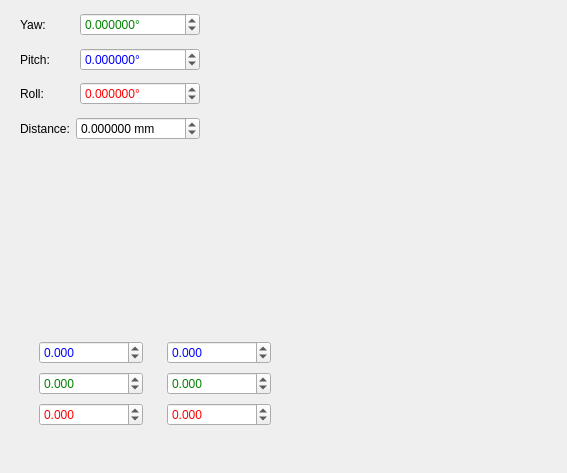
<?xml version="1.0" encoding="UTF-8"?>
<ui version="4.0">
 <class>Form</class>
 <widget class="QWidget" name="Form">
  <property name="geometry">
   <rect>
    <x>0</x>
    <y>0</y>
    <width>567</width>
    <height>473</height>
   </rect>
  </property>
  <property name="windowTitle">
   <string>Form</string>
  </property>
  <widget class="QWidget" name="widget_5" native="true">
   <property name="geometry">
    <rect>
     <x>20</x>
     <y>10</y>
     <width>180</width>
     <height>133</height>
    </rect>
   </property>
   <layout class="QVBoxLayout" name="verticalLayout_6">
    <item>
     <widget class="QWidget" name="widget_6" native="true">
      <layout class="QHBoxLayout" name="horizontalLayout">
       <property name="leftMargin">
        <number>0</number>
       </property>
       <property name="topMargin">
        <number>0</number>
       </property>
       <property name="rightMargin">
        <number>0</number>
       </property>
       <property name="bottomMargin">
        <number>0</number>
       </property>
       <item>
        <widget class="QLabel" name="label">
         <property name="text">
          <string>Yaw:</string>
         </property>
        </widget>
       </item>
       <item>
        <widget class="QDoubleSpinBox" name="spinYaw">
         <property name="sizePolicy">
          <sizepolicy hsizetype="Preferred" vsizetype="Fixed">
           <horstretch>0</horstretch>
           <verstretch>0</verstretch>
          </sizepolicy>
         </property>
         <property name="palette">
          <palette>
           <active>
            <colorrole role="Text">
             <brush brushstyle="SolidPattern">
              <color alpha="255">
               <red>0</red>
               <green>128</green>
               <blue>0</blue>
              </color>
             </brush>
            </colorrole>
            <colorrole role="PlaceholderText">
             <brush brushstyle="SolidPattern">
              <color alpha="128">
               <red>0</red>
               <green>128</green>
               <blue>0</blue>
              </color>
             </brush>
            </colorrole>
           </active>
           <inactive>
            <colorrole role="Text">
             <brush brushstyle="SolidPattern">
              <color alpha="255">
               <red>0</red>
               <green>128</green>
               <blue>0</blue>
              </color>
             </brush>
            </colorrole>
            <colorrole role="PlaceholderText">
             <brush brushstyle="SolidPattern">
              <color alpha="128">
               <red>0</red>
               <green>128</green>
               <blue>0</blue>
              </color>
             </brush>
            </colorrole>
           </inactive>
           <disabled>
            <colorrole role="Text">
             <brush brushstyle="SolidPattern">
              <color alpha="255">
               <red>120</red>
               <green>120</green>
               <blue>120</blue>
              </color>
             </brush>
            </colorrole>
            <colorrole role="PlaceholderText">
             <brush brushstyle="SolidPattern">
              <color alpha="128">
               <red>0</red>
               <green>0</green>
               <blue>255</blue>
              </color>
             </brush>
            </colorrole>
           </disabled>
          </palette>
         </property>
         <property name="suffix">
          <string>°</string>
         </property>
         <property name="decimals">
          <number>6</number>
         </property>
         <property name="minimum">
          <double>-99999999.000000000000000</double>
         </property>
         <property name="maximum">
          <double>99999999.000000000000000</double>
         </property>
         <property name="singleStep">
          <double>1.000000000000000</double>
         </property>
        </widget>
       </item>
      </layout>
     </widget>
    </item>
    <item>
     <widget class="QWidget" name="widget_7" native="true">
      <layout class="QHBoxLayout" name="horizontalLayout_8">
       <property name="leftMargin">
        <number>0</number>
       </property>
       <property name="topMargin">
        <number>0</number>
       </property>
       <property name="rightMargin">
        <number>0</number>
       </property>
       <property name="bottomMargin">
        <number>0</number>
       </property>
       <item>
        <widget class="QLabel" name="label_2">
         <property name="text">
          <string>Pitch:</string>
         </property>
        </widget>
       </item>
       <item>
        <widget class="QDoubleSpinBox" name="spinPitch">
         <property name="sizePolicy">
          <sizepolicy hsizetype="Preferred" vsizetype="Fixed">
           <horstretch>0</horstretch>
           <verstretch>0</verstretch>
          </sizepolicy>
         </property>
         <property name="palette">
          <palette>
           <active>
            <colorrole role="Text">
             <brush brushstyle="SolidPattern">
              <color alpha="255">
               <red>0</red>
               <green>0</green>
               <blue>255</blue>
              </color>
             </brush>
            </colorrole>
            <colorrole role="PlaceholderText">
             <brush brushstyle="NoBrush">
              <color alpha="128">
               <red>0</red>
               <green>0</green>
               <blue>255</blue>
              </color>
             </brush>
            </colorrole>
           </active>
           <inactive>
            <colorrole role="Text">
             <brush brushstyle="SolidPattern">
              <color alpha="255">
               <red>0</red>
               <green>0</green>
               <blue>255</blue>
              </color>
             </brush>
            </colorrole>
            <colorrole role="PlaceholderText">
             <brush brushstyle="NoBrush">
              <color alpha="128">
               <red>0</red>
               <green>0</green>
               <blue>255</blue>
              </color>
             </brush>
            </colorrole>
           </inactive>
           <disabled>
            <colorrole role="Text">
             <brush brushstyle="SolidPattern">
              <color alpha="255">
               <red>120</red>
               <green>120</green>
               <blue>120</blue>
              </color>
             </brush>
            </colorrole>
            <colorrole role="PlaceholderText">
             <brush brushstyle="NoBrush">
              <color alpha="128">
               <red>0</red>
               <green>0</green>
               <blue>255</blue>
              </color>
             </brush>
            </colorrole>
           </disabled>
          </palette>
         </property>
         <property name="suffix">
          <string>°</string>
         </property>
         <property name="decimals">
          <number>6</number>
         </property>
         <property name="minimum">
          <double>-99999999.000000000000000</double>
         </property>
         <property name="maximum">
          <double>99999999.000000000000000</double>
         </property>
         <property name="singleStep">
          <double>1.000000000000000</double>
         </property>
        </widget>
       </item>
      </layout>
     </widget>
    </item>
    <item>
     <widget class="QWidget" name="widget_9" native="true">
      <layout class="QHBoxLayout" name="horizontalLayout_10">
       <property name="leftMargin">
        <number>0</number>
       </property>
       <property name="topMargin">
        <number>0</number>
       </property>
       <property name="rightMargin">
        <number>0</number>
       </property>
       <property name="bottomMargin">
        <number>0</number>
       </property>
       <item>
        <widget class="QLabel" name="label_4">
         <property name="text">
          <string>Roll:</string>
         </property>
        </widget>
       </item>
       <item>
        <widget class="QDoubleSpinBox" name="spinDistance">
         <property name="sizePolicy">
          <sizepolicy hsizetype="Preferred" vsizetype="Fixed">
           <horstretch>0</horstretch>
           <verstretch>0</verstretch>
          </sizepolicy>
         </property>
         <property name="palette">
          <palette>
           <active>
            <colorrole role="Text">
             <brush brushstyle="SolidPattern">
              <color alpha="255">
               <red>255</red>
               <green>0</green>
               <blue>0</blue>
              </color>
             </brush>
            </colorrole>
            <colorrole role="PlaceholderText">
             <brush brushstyle="SolidPattern">
              <color alpha="128">
               <red>255</red>
               <green>0</green>
               <blue>0</blue>
              </color>
             </brush>
            </colorrole>
           </active>
           <inactive>
            <colorrole role="Text">
             <brush brushstyle="SolidPattern">
              <color alpha="255">
               <red>255</red>
               <green>0</green>
               <blue>0</blue>
              </color>
             </brush>
            </colorrole>
            <colorrole role="PlaceholderText">
             <brush brushstyle="SolidPattern">
              <color alpha="128">
               <red>255</red>
               <green>0</green>
               <blue>0</blue>
              </color>
             </brush>
            </colorrole>
           </inactive>
           <disabled>
            <colorrole role="Text">
             <brush brushstyle="SolidPattern">
              <color alpha="255">
               <red>120</red>
               <green>120</green>
               <blue>120</blue>
              </color>
             </brush>
            </colorrole>
            <colorrole role="PlaceholderText">
             <brush brushstyle="SolidPattern">
              <color alpha="128">
               <red>0</red>
               <green>0</green>
               <blue>255</blue>
              </color>
             </brush>
            </colorrole>
           </disabled>
          </palette>
         </property>
         <property name="suffix">
          <string>°</string>
         </property>
         <property name="decimals">
          <number>6</number>
         </property>
         <property name="minimum">
          <double>-99999999.000000000000000</double>
         </property>
         <property name="maximum">
          <double>99999999.000000000000000</double>
         </property>
         <property name="singleStep">
          <double>1.000000000000000</double>
         </property>
        </widget>
       </item>
      </layout>
     </widget>
    </item>
    <item>
     <widget class="QWidget" name="widget_8" native="true">
      <layout class="QHBoxLayout" name="horizontalLayout_9">
       <property name="leftMargin">
        <number>0</number>
       </property>
       <property name="topMargin">
        <number>0</number>
       </property>
       <property name="rightMargin">
        <number>0</number>
       </property>
       <property name="bottomMargin">
        <number>0</number>
       </property>
       <item>
        <widget class="QLabel" name="label_3">
         <property name="text">
          <string>Distance:</string>
         </property>
        </widget>
       </item>
       <item>
        <widget class="QDoubleSpinBox" name="spinRoll">
         <property name="sizePolicy">
          <sizepolicy hsizetype="Preferred" vsizetype="Fixed">
           <horstretch>0</horstretch>
           <verstretch>0</verstretch>
          </sizepolicy>
         </property>
         <property name="palette">
          <palette>
           <active>
            <colorrole role="Text">
             <brush brushstyle="SolidPattern">
              <color alpha="255">
               <red>0</red>
               <green>0</green>
               <blue>0</blue>
              </color>
             </brush>
            </colorrole>
            <colorrole role="PlaceholderText">
             <brush brushstyle="SolidPattern">
              <color alpha="128">
               <red>0</red>
               <green>0</green>
               <blue>0</blue>
              </color>
             </brush>
            </colorrole>
           </active>
           <inactive>
            <colorrole role="Text">
             <brush brushstyle="SolidPattern">
              <color alpha="255">
               <red>0</red>
               <green>0</green>
               <blue>0</blue>
              </color>
             </brush>
            </colorrole>
            <colorrole role="PlaceholderText">
             <brush brushstyle="SolidPattern">
              <color alpha="128">
               <red>0</red>
               <green>0</green>
               <blue>0</blue>
              </color>
             </brush>
            </colorrole>
           </inactive>
           <disabled>
            <colorrole role="Text">
             <brush brushstyle="SolidPattern">
              <color alpha="255">
               <red>120</red>
               <green>120</green>
               <blue>120</blue>
              </color>
             </brush>
            </colorrole>
            <colorrole role="PlaceholderText">
             <brush brushstyle="SolidPattern">
              <color alpha="128">
               <red>0</red>
               <green>0</green>
               <blue>255</blue>
              </color>
             </brush>
            </colorrole>
           </disabled>
          </palette>
         </property>
         <property name="suffix">
          <string> mm</string>
         </property>
         <property name="decimals">
          <number>6</number>
         </property>
         <property name="minimum">
          <double>-99999999.000000000000000</double>
         </property>
         <property name="maximum">
          <double>99999999.000000000000000</double>
         </property>
         <property name="singleStep">
          <double>1.000000000000000</double>
         </property>
        </widget>
       </item>
      </layout>
     </widget>
    </item>
   </layout>
  </widget>
  <widget class="QWidget" name="widget_4" native="true">
   <property name="geometry">
    <rect>
     <x>30</x>
     <y>330</y>
     <width>250</width>
     <height>108</height>
    </rect>
   </property>
   <layout class="QHBoxLayout" name="horizontalLayout_2">
    <item>
     <widget class="QWidget" name="widget_10" native="true">
      <layout class="QVBoxLayout" name="verticalLayout_7">
       <item>
        <widget class="QDoubleSpinBox" name="spinPitch_2">
         <property name="sizePolicy">
          <sizepolicy hsizetype="Preferred" vsizetype="Fixed">
           <horstretch>0</horstretch>
           <verstretch>0</verstretch>
          </sizepolicy>
         </property>
         <property name="palette">
          <palette>
           <active>
            <colorrole role="Text">
             <brush brushstyle="SolidPattern">
              <color alpha="255">
               <red>0</red>
               <green>0</green>
               <blue>255</blue>
              </color>
             </brush>
            </colorrole>
            <colorrole role="PlaceholderText">
             <brush brushstyle="NoBrush">
              <color alpha="128">
               <red>0</red>
               <green>0</green>
               <blue>255</blue>
              </color>
             </brush>
            </colorrole>
           </active>
           <inactive>
            <colorrole role="Text">
             <brush brushstyle="SolidPattern">
              <color alpha="255">
               <red>0</red>
               <green>0</green>
               <blue>255</blue>
              </color>
             </brush>
            </colorrole>
            <colorrole role="PlaceholderText">
             <brush brushstyle="NoBrush">
              <color alpha="128">
               <red>0</red>
               <green>0</green>
               <blue>255</blue>
              </color>
             </brush>
            </colorrole>
           </inactive>
           <disabled>
            <colorrole role="Text">
             <brush brushstyle="SolidPattern">
              <color alpha="255">
               <red>120</red>
               <green>120</green>
               <blue>120</blue>
              </color>
             </brush>
            </colorrole>
            <colorrole role="PlaceholderText">
             <brush brushstyle="NoBrush">
              <color alpha="128">
               <red>0</red>
               <green>0</green>
               <blue>255</blue>
              </color>
             </brush>
            </colorrole>
           </disabled>
          </palette>
         </property>
         <property name="suffix">
          <string/>
         </property>
         <property name="decimals">
          <number>3</number>
         </property>
         <property name="minimum">
          <double>-99999999.000000000000000</double>
         </property>
         <property name="maximum">
          <double>99999999.000000000000000</double>
         </property>
         <property name="singleStep">
          <double>1.000000000000000</double>
         </property>
        </widget>
       </item>
       <item>
        <widget class="QDoubleSpinBox" name="spinYaw_2">
         <property name="sizePolicy">
          <sizepolicy hsizetype="Preferred" vsizetype="Fixed">
           <horstretch>0</horstretch>
           <verstretch>0</verstretch>
          </sizepolicy>
         </property>
         <property name="palette">
          <palette>
           <active>
            <colorrole role="Text">
             <brush brushstyle="SolidPattern">
              <color alpha="255">
               <red>0</red>
               <green>128</green>
               <blue>0</blue>
              </color>
             </brush>
            </colorrole>
            <colorrole role="PlaceholderText">
             <brush brushstyle="SolidPattern">
              <color alpha="128">
               <red>0</red>
               <green>128</green>
               <blue>0</blue>
              </color>
             </brush>
            </colorrole>
           </active>
           <inactive>
            <colorrole role="Text">
             <brush brushstyle="SolidPattern">
              <color alpha="255">
               <red>0</red>
               <green>128</green>
               <blue>0</blue>
              </color>
             </brush>
            </colorrole>
            <colorrole role="PlaceholderText">
             <brush brushstyle="SolidPattern">
              <color alpha="128">
               <red>0</red>
               <green>128</green>
               <blue>0</blue>
              </color>
             </brush>
            </colorrole>
           </inactive>
           <disabled>
            <colorrole role="Text">
             <brush brushstyle="SolidPattern">
              <color alpha="255">
               <red>120</red>
               <green>120</green>
               <blue>120</blue>
              </color>
             </brush>
            </colorrole>
            <colorrole role="PlaceholderText">
             <brush brushstyle="SolidPattern">
              <color alpha="128">
               <red>0</red>
               <green>0</green>
               <blue>255</blue>
              </color>
             </brush>
            </colorrole>
           </disabled>
          </palette>
         </property>
         <property name="suffix">
          <string/>
         </property>
         <property name="decimals">
          <number>3</number>
         </property>
         <property name="minimum">
          <double>-99999999.000000000000000</double>
         </property>
         <property name="maximum">
          <double>99999999.000000000000000</double>
         </property>
         <property name="singleStep">
          <double>1.000000000000000</double>
         </property>
        </widget>
       </item>
       <item>
        <widget class="QDoubleSpinBox" name="spinDistance_2">
         <property name="sizePolicy">
          <sizepolicy hsizetype="Preferred" vsizetype="Fixed">
           <horstretch>0</horstretch>
           <verstretch>0</verstretch>
          </sizepolicy>
         </property>
         <property name="palette">
          <palette>
           <active>
            <colorrole role="Text">
             <brush brushstyle="SolidPattern">
              <color alpha="255">
               <red>255</red>
               <green>0</green>
               <blue>0</blue>
              </color>
             </brush>
            </colorrole>
            <colorrole role="PlaceholderText">
             <brush brushstyle="SolidPattern">
              <color alpha="128">
               <red>255</red>
               <green>0</green>
               <blue>0</blue>
              </color>
             </brush>
            </colorrole>
           </active>
           <inactive>
            <colorrole role="Text">
             <brush brushstyle="SolidPattern">
              <color alpha="255">
               <red>255</red>
               <green>0</green>
               <blue>0</blue>
              </color>
             </brush>
            </colorrole>
            <colorrole role="PlaceholderText">
             <brush brushstyle="SolidPattern">
              <color alpha="128">
               <red>255</red>
               <green>0</green>
               <blue>0</blue>
              </color>
             </brush>
            </colorrole>
           </inactive>
           <disabled>
            <colorrole role="Text">
             <brush brushstyle="SolidPattern">
              <color alpha="255">
               <red>120</red>
               <green>120</green>
               <blue>120</blue>
              </color>
             </brush>
            </colorrole>
            <colorrole role="PlaceholderText">
             <brush brushstyle="SolidPattern">
              <color alpha="128">
               <red>0</red>
               <green>0</green>
               <blue>255</blue>
              </color>
             </brush>
            </colorrole>
           </disabled>
          </palette>
         </property>
         <property name="suffix">
          <string/>
         </property>
         <property name="decimals">
          <number>3</number>
         </property>
         <property name="minimum">
          <double>-99999999.000000000000000</double>
         </property>
         <property name="maximum">
          <double>99999999.000000000000000</double>
         </property>
         <property name="singleStep">
          <double>1.000000000000000</double>
         </property>
        </widget>
       </item>
      </layout>
     </widget>
    </item>
    <item>
     <widget class="QWidget" name="widget_11" native="true">
      <layout class="QVBoxLayout" name="verticalLayout_8">
       <item>
        <widget class="QDoubleSpinBox" name="spinPitch_3">
         <property name="sizePolicy">
          <sizepolicy hsizetype="Preferred" vsizetype="Fixed">
           <horstretch>0</horstretch>
           <verstretch>0</verstretch>
          </sizepolicy>
         </property>
         <property name="palette">
          <palette>
           <active>
            <colorrole role="Text">
             <brush brushstyle="SolidPattern">
              <color alpha="255">
               <red>0</red>
               <green>0</green>
               <blue>255</blue>
              </color>
             </brush>
            </colorrole>
            <colorrole role="PlaceholderText">
             <brush brushstyle="NoBrush">
              <color alpha="128">
               <red>0</red>
               <green>0</green>
               <blue>255</blue>
              </color>
             </brush>
            </colorrole>
           </active>
           <inactive>
            <colorrole role="Text">
             <brush brushstyle="SolidPattern">
              <color alpha="255">
               <red>0</red>
               <green>0</green>
               <blue>255</blue>
              </color>
             </brush>
            </colorrole>
            <colorrole role="PlaceholderText">
             <brush brushstyle="NoBrush">
              <color alpha="128">
               <red>0</red>
               <green>0</green>
               <blue>255</blue>
              </color>
             </brush>
            </colorrole>
           </inactive>
           <disabled>
            <colorrole role="Text">
             <brush brushstyle="SolidPattern">
              <color alpha="255">
               <red>120</red>
               <green>120</green>
               <blue>120</blue>
              </color>
             </brush>
            </colorrole>
            <colorrole role="PlaceholderText">
             <brush brushstyle="NoBrush">
              <color alpha="128">
               <red>0</red>
               <green>0</green>
               <blue>255</blue>
              </color>
             </brush>
            </colorrole>
           </disabled>
          </palette>
         </property>
         <property name="suffix">
          <string/>
         </property>
         <property name="decimals">
          <number>3</number>
         </property>
         <property name="minimum">
          <double>-99999999.000000000000000</double>
         </property>
         <property name="maximum">
          <double>99999999.000000000000000</double>
         </property>
         <property name="singleStep">
          <double>1.000000000000000</double>
         </property>
        </widget>
       </item>
       <item>
        <widget class="QDoubleSpinBox" name="spinYaw_3">
         <property name="sizePolicy">
          <sizepolicy hsizetype="Preferred" vsizetype="Fixed">
           <horstretch>0</horstretch>
           <verstretch>0</verstretch>
          </sizepolicy>
         </property>
         <property name="palette">
          <palette>
           <active>
            <colorrole role="Text">
             <brush brushstyle="SolidPattern">
              <color alpha="255">
               <red>0</red>
               <green>128</green>
               <blue>0</blue>
              </color>
             </brush>
            </colorrole>
            <colorrole role="PlaceholderText">
             <brush brushstyle="SolidPattern">
              <color alpha="128">
               <red>0</red>
               <green>128</green>
               <blue>0</blue>
              </color>
             </brush>
            </colorrole>
           </active>
           <inactive>
            <colorrole role="Text">
             <brush brushstyle="SolidPattern">
              <color alpha="255">
               <red>0</red>
               <green>128</green>
               <blue>0</blue>
              </color>
             </brush>
            </colorrole>
            <colorrole role="PlaceholderText">
             <brush brushstyle="SolidPattern">
              <color alpha="128">
               <red>0</red>
               <green>128</green>
               <blue>0</blue>
              </color>
             </brush>
            </colorrole>
           </inactive>
           <disabled>
            <colorrole role="Text">
             <brush brushstyle="SolidPattern">
              <color alpha="255">
               <red>120</red>
               <green>120</green>
               <blue>120</blue>
              </color>
             </brush>
            </colorrole>
            <colorrole role="PlaceholderText">
             <brush brushstyle="SolidPattern">
              <color alpha="128">
               <red>0</red>
               <green>0</green>
               <blue>255</blue>
              </color>
             </brush>
            </colorrole>
           </disabled>
          </palette>
         </property>
         <property name="suffix">
          <string/>
         </property>
         <property name="decimals">
          <number>3</number>
         </property>
         <property name="minimum">
          <double>-99999999.000000000000000</double>
         </property>
         <property name="maximum">
          <double>99999999.000000000000000</double>
         </property>
         <property name="singleStep">
          <double>1.000000000000000</double>
         </property>
        </widget>
       </item>
       <item>
        <widget class="QDoubleSpinBox" name="spinDistance_3">
         <property name="sizePolicy">
          <sizepolicy hsizetype="Preferred" vsizetype="Fixed">
           <horstretch>0</horstretch>
           <verstretch>0</verstretch>
          </sizepolicy>
         </property>
         <property name="palette">
          <palette>
           <active>
            <colorrole role="Text">
             <brush brushstyle="SolidPattern">
              <color alpha="255">
               <red>255</red>
               <green>0</green>
               <blue>0</blue>
              </color>
             </brush>
            </colorrole>
            <colorrole role="PlaceholderText">
             <brush brushstyle="SolidPattern">
              <color alpha="128">
               <red>255</red>
               <green>0</green>
               <blue>0</blue>
              </color>
             </brush>
            </colorrole>
           </active>
           <inactive>
            <colorrole role="Text">
             <brush brushstyle="SolidPattern">
              <color alpha="255">
               <red>255</red>
               <green>0</green>
               <blue>0</blue>
              </color>
             </brush>
            </colorrole>
            <colorrole role="PlaceholderText">
             <brush brushstyle="SolidPattern">
              <color alpha="128">
               <red>255</red>
               <green>0</green>
               <blue>0</blue>
              </color>
             </brush>
            </colorrole>
           </inactive>
           <disabled>
            <colorrole role="Text">
             <brush brushstyle="SolidPattern">
              <color alpha="255">
               <red>120</red>
               <green>120</green>
               <blue>120</blue>
              </color>
             </brush>
            </colorrole>
            <colorrole role="PlaceholderText">
             <brush brushstyle="SolidPattern">
              <color alpha="128">
               <red>0</red>
               <green>0</green>
               <blue>255</blue>
              </color>
             </brush>
            </colorrole>
           </disabled>
          </palette>
         </property>
         <property name="suffix">
          <string/>
         </property>
         <property name="decimals">
          <number>3</number>
         </property>
         <property name="minimum">
          <double>-99999999.000000000000000</double>
         </property>
         <property name="maximum">
          <double>99999999.000000000000000</double>
         </property>
         <property name="singleStep">
          <double>1.000000000000000</double>
         </property>
        </widget>
       </item>
      </layout>
     </widget>
    </item>
   </layout>
  </widget>
 </widget>
 <resources>
  <include location="dpVision.qrc"/>
 </resources>
 <connections/>
</ui>
